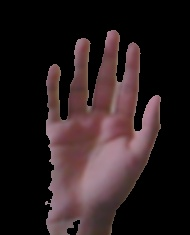
#> input picture Projects/Hand_Gesture_Recognition/Trial2/DataCollector/Mask_data_collector/Data/rect_frame265.jpg, 190 x 235 px, given as the content of the folder Data/rect_frame265.jpg/, which was not available
$ python DataManip.py
#> lines starting #> are read from the running program, lines starting #| are printed output that depends on the picture; pictures that were not available may be replaced by others from this repository, and a replacement may not be noted
"""
Data collector/scrapper tool

Made by : Avneesh Mishra
"""
import os
import cv2 as cv
import numpy as np

data_folder_name = "Data"

# Place where all the flipped images are placed
data_dest_folder_name = "{r}_augmented".format(r=data_folder_name)
try:
    os.mkdir(data_dest_folder_name)
except FileExistsError:
    print("Warning : {dest} -> Directory already exists".format(dest=data_dest_folder_name))
    print("You will loose all the data in the directory if you choose to proceed")
    while True:
        user_choice = input('Proceed ? [y/n] : ')
        if user_choice == 'n':
            print("Exit code received")
            exit(0)
        elif user_choice == 'y':
            print("Removing all contents inside file \"{fname}\"".format(fname=data_dest_folder_name))
            os.system("rm -r {dest}".format(dest=data_dest_folder_name))
            os.mkdir(data_dest_folder_name)
            break
        else:
            print("Invalid input")

declared_data_variables = False
label = 0
num_lb = len(os.listdir("{r}/".format(r=data_folder_name)))
print("{num_labels} labels found".format(num_labels= num_lb))
# Scrap all data
# Iterate over every folder in data folder
for label_directory in sorted(os.listdir("{r}/".format(r=data_folder_name))):
    print("INFO : {label_dir} labelled {l_no}, row number {r_no}".format(label_dir=label_directory, l_no=label, r_no=label+1))
    num = 0
    # Iterate over every image file
    for file_name in os.listdir("{r}/{lb}/".format(r=data_folder_name, lb=label_directory)):
        print("DATA DEBUG : Processing image {n}".format(n=num))
        img = cv.imread("{r}/{lb}/{f}".format(r=data_folder_name,
                                             lb=label_directory, f=file_name))
#> img is the input picture: shape (235, 190, 3); mean B, G, R 31.1, 29.8, 42.1
        img = cv.cvtColor(img, cv.COLOR_BGR2GRAY)
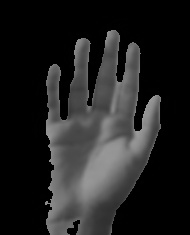
#> img: shape (235, 190); min 0, max 157, mean 33.6
        img_flip = cv.flip(img, 1)
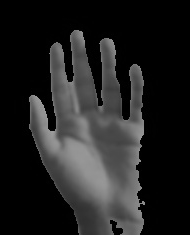
#> img_flip: shape (235, 190); min 0, max 157, mean 33.6
        # Show image
        cv.imshow("Original Image", img)
        cv.imshow("Flipped Image", img_flip)
        cv.moveWindow("Original Image", 50, 60)
        cv.moveWindow("Flipped Image", 500, 60)
        # Make directory for image
        if num == 0:
            dname = '{r}/{lb}'.format(r=data_dest_folder_name, lb=label_directory)
            os.mkdir(dname)
            print("DATA DEBUG : Making directory \"{dirname}\"".format(dirname=dname))

        # Save main image
        cv.imwrite('{r}/{lb}/M_{n}.jpg'.format(r=data_dest_folder_name, lb=label_directory, n=2 * num), img)
        # Save flipped image
        cv.imwrite('{r}/{lb}/M_{n}.jpg'.format(r=data_dest_folder_name, lb=label_directory, n=2 * num + 1), img_flip)
        # Saving data as variables
        img = cv.resize(img, None, fx=1/5, fy=1/5)
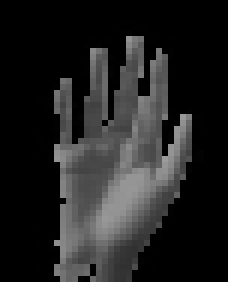
#> img: shape (47, 38) (shown 6 times larger); min 0, max 156, mean 34.1
        img_flip = cv.resize(img_flip, None, fx=1/5, fy=1/5)
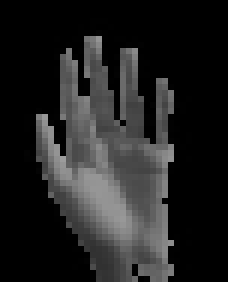
#> img_flip: shape (47, 38) (shown 6 times larger); min 0, max 156, mean 34.1
        if not declared_data_variables:
            print("DATA DEBUG : Saving images of shape {im_size} -> {num_cols} columns".format(im_size=img.shape,
                                                                            num_cols=img.reshape((-1,1)).shape[0]))
#| DATA DEBUG : Saving images of shape (47, 38) -> 1786 columns
            # Image (input data)
            X = np.array(np.reshape(img, (-1,1)))
#> X = 1786 values, max 156 at index 1015, min 0 at index 0, mean 34.06
            X = np.array(np.column_stack((X, np.array(np.reshape(img_flip, (-1,1))))))
#> X = 1786 pairs, first value 0 to 156, second value 0 to 156
            # Single row (output data in form of numbers)
            Y = np.array([label])
            Y = np.column_stack((Y,Y))
            # Multiple row (one hot encoding)
            Y_one_hot = np.zeros((num_lb, 1))
            Y_one_hot[label] = 1
            Y_one_hot = np.column_stack((Y_one_hot, Y_one_hot))
            declared_data_variables = True
        else:
            # Image (input data)
            stacked_images = np.column_stack((img.reshape((-1,1)), img_flip.reshape((-1,1))))
            X = np.column_stack((X, stacked_images))
            # Single row (output data in form of numbers)
            Y_img = np.array([label])
            Y_col = np.column_stack((Y_img, Y_img))
            Y = np.column_stack((Y, Y_col))
            # Multiple row (one hot encoding)
            Y_one_hot_buffer = np.zeros((num_lb, 1))
            Y_one_hot_buffer[label] = 1
            Y_one_hot_buffer = np.column_stack((Y_one_hot_buffer, Y_one_hot_buffer))
            Y_one_hot = np.column_stack((Y_one_hot, Y_one_hot_buffer))
        num += 1
        # Ending code
        key = cv.waitKey(10) & 0xFF
#> (key Esc is pressed here)
        if key == ord('s'):  # Skip this folder
            break
        elif key == ord('i'):  # Information about a file
            print("IMAGE INFO : File name : \"{f}\", shape : {s}, flat shape = {fs}".format(
                f=file_name, s=img.shape, fs=np.reshape(img, [-1, 1]).shape))
        elif key == 27:  # Escape key pressed
            exit(0)
#> (the program exits here)
